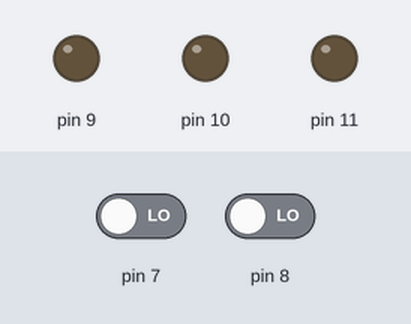
This sketch was run on a simulated Arduino Uno, built with avr-gcc and run on an emulated ATmega328P. Shown: output pins drawn as LEDs (lit = HIGH). Inputs (shaded band) come from the test bench; at power-on: pin 7 LOW, pin 8 LOW. What the sketch prints to the serial monitor is not drawn.

Above: at 1.2 s.
1.3 s: pin 7 driven HIGH
At 1.7 s:
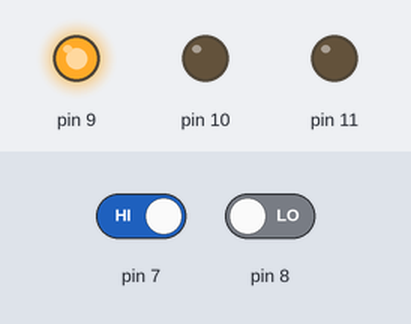
2.8 s: pin 7 driven LOW
At 4.0 s:
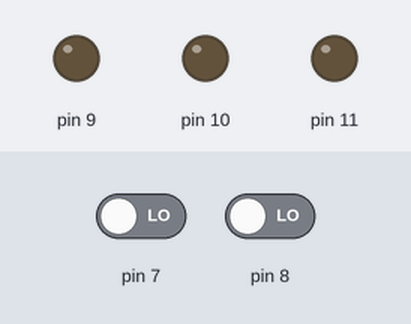
4.3 s: pin 8 driven HIGH
At 5.1 s:
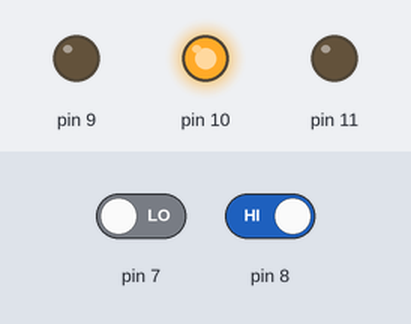
5.8 s: pin 7 driven HIGH
At 6.3 s:
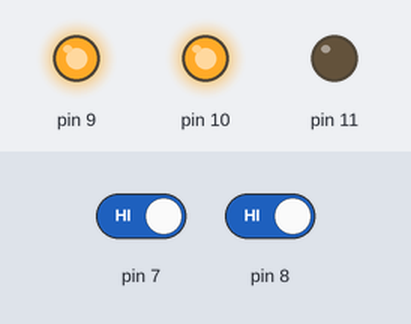
Timing chart, 0 to 8.3 s (numbered marks = the images above; inputs shaded):
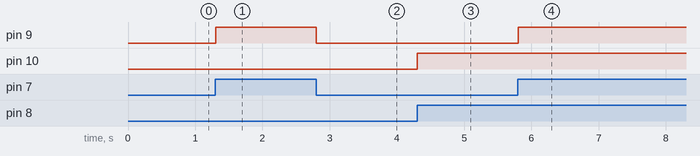

Measured:
- after the input at 1.3 s, pin 9: LOW → HIGH at once
- after the input at 2.8 s, pin 9: HIGH → LOW at once
- after the input at 4.3 s, pin 10: LOW → HIGH at once
- after the input at 5.8 s, pin 9: LOW → HIGH at once

The sketch:

19-10-01touch_button.ino
```cpp
//버튼,터치 모듈로 초록, 빨강 빛 껏다 키기
void setup() {
  pinMode(7,INPUT);
  pinMode(8,INPUT);
  pinMode(9,OUTPUT);
  pinMode(10,OUTPUT);
  pinMode(11,OUTPUT);
  Serial.begin(9600);


}

void loop() {
  Serial.println(digitalRead(7));
  if(digitalRead(7) == HIGH)
  {
    digitalWrite(9, HIGH);
  }
  else if(digitalRead(8) == HIGH)
  {
    digitalWrite(10,HIGH);
  }
  else
  {
    digitalWrite(9,LOW);
    digitalWrite(10,LOW);
  }

}
```
